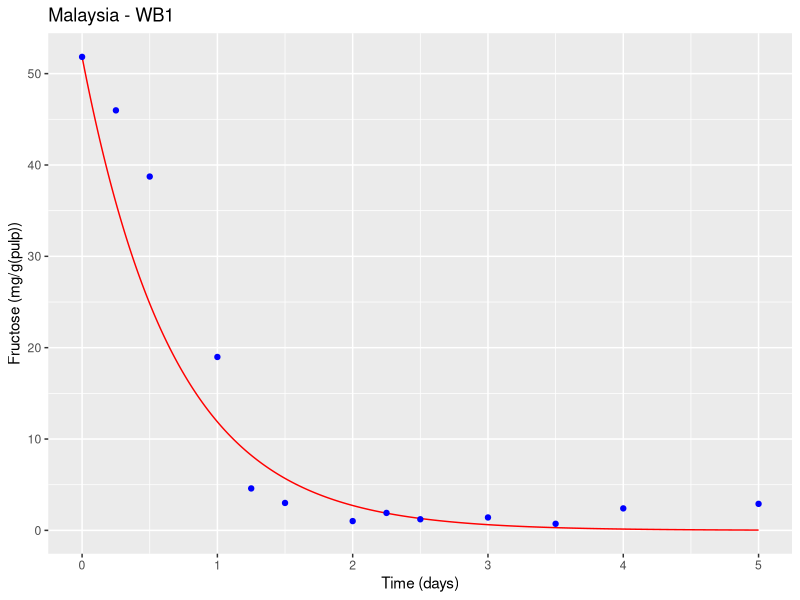
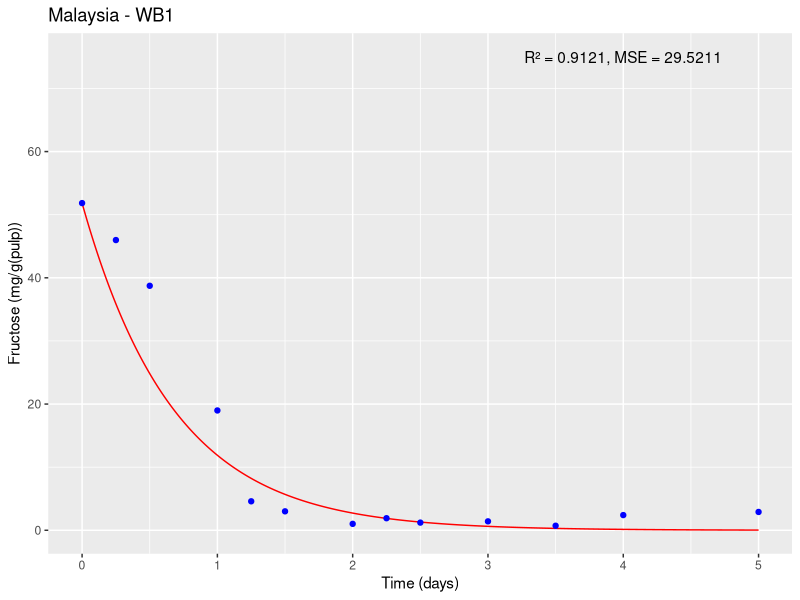
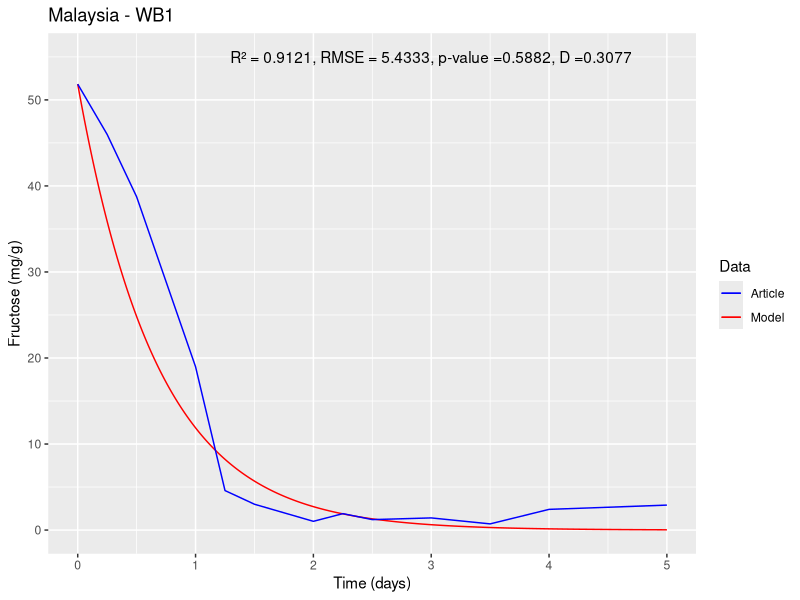

Source code (R) for these figures, in order:
#Packages#
install.packages("deSolve")
install.packages("ggplot2")
#Libraries#
library(deSolve)
library(ggplot2)

state1<-c(y=51.835) #Initial state#
times1<-seq(0,5,1/10000) #5 days with 10000 intervals per day#
parameters1<-c(Y1=189.45,Y2=85.456) #Parameter values#
#Papalexandratou et al., 2013 Malaysia <- Malaysia - WB1#
#doi:10.1016/j.fm.2013.02.015#
#Malaysia - WB1#

#(i). DATA TO FEED THE FRUCTOSE MODEL#

#nu1#
U<- 0.4839
f<- 51.835
K<-0.6650
L<-0.0029113
U1 <- (U*f/f+K*L)*L
U1
#nu2#
U2<- 0.4593
f2<- 51.835
K2<-0.6096
BAL2<-0.0006775

U2 <- (U2*f2/f2+K2*BAL2)*BAL2
U2

#Differential equation#
ODE1<-function(times,state,parameters){ 
  y<-state[1] #inital state
  Y1<-parameters[1] #parameter 1
  Y2<-parameters[2] #parameter 2
  dy<--(Y1*U1/0.2)*y-(Y2*U2/0.2)*y #equation 
  res<-dy
  list(res)
}


#number solution#
solution1<-lsoda(state1, times1, ODE1, parameters1)

#(ii). EXPERIMENTAL DATA OF ARTICLE#

ts = c(0,6/24,12/24,24/24,30/24,36/24,48/24,54/24,60/24,72/24,84/24,96/24,120/24)
fru<-c(51.835,45.98,38.734,18.983,4.591,3.002,1.017,1.911,1.216,1.414,0.72,2.407,2.903)

#Graph#

df <- data.frame(time = solution1[,1], fructose = solution1[,2])
d<-ggplot() +
  geom_line(data = df, aes(x = time, y = fructose), color = "red") +
  geom_point(data = data.frame(time = ts, fructose = fru), aes(x = time, y = fructose), color = "blue") +
  xlab("Time (days)") + ylab("Fructose (mg/g(pulp))") +
  ggtitle("Malaysia - WB1")
plot(d)


#Statistical validation#

#To statistically validate the mathematical model, various analysis tools can be used,
#but one of the most common is to compare the model results with experimental data and evaluate the quality of the fit.
#In this case, one can use the coefficient of determination (R²), the mean squared error (MSE), and the root mean square error (RMSE) as fitting measures#

#To calculate R², MSE, and RMSE, one can compare the values predicted by the model with
#the experimental data. First, extract the values predicted by the model at the same points 
#where the experimental measurements were taken, 
#using the approx() function in R:

pred <- approx(solution1[,1], solution1[,2], ts)$y

#Then, R², MSE, and RMSE can be calculated using the following formulas:
SSE <- sum((fru - pred)^2)
SST <- sum((fru - mean(fru))^2)
R2 <- 1 - SSE/SST
MSE <- SSE/length(fru)
RMSE <- sqrt(MSE)

#Where SSE is the sum of squared errors,
#SST is the total sum of squares,
#R² is the coefficient of determination, MSE is the mean squared error and RMSE is the root mean square error.

cat("R² = ", round(R2, 4), "\n")
cat("MSE = ", round(MSE, 4), "\n")
cat("RMSE = ", round(RMSE, 4), "\n")

#R² measures the proportion of total variation in the experimental data
#that is explained by the model. A value of R² close to 1 indicates a good fit of the model to the experimental data

#MSE measures the average of squared errors between experimental values
#and the values predicted by the model. A low MSE value indicates good predictive capability of the model.

#The root mean square error (RMSE) was determined, which quantifies the magnitude of deviation of simulated values from observed values.

d <- ggplot() +
  geom_line(data = df, aes(x = time, y = fructose), color = "red") +
  geom_point(data = data.frame(time = ts, fructose = fru), aes(x = time, y = fructose), color = "blue") +
  xlab("Time (days)") + ylab("Fructose (mg/g(pulp))") +
  ggtitle("Malaysia - WB1") +
  annotate("text", x = 4, y = 75, label = paste0("R² = ", round(R2, 4), ", MSE = ", round(MSE, 4)))

plot(d)

#Two-sample Kolmogorov–Smirnov test - KS#
#Ho: The simulation results follow the same distribution of experimental data#
#Ha: The simulation results do not follow the same distribution of experimental data#
#Hypothesis test with an alpha of 0.05#
#to determine if there is a significant difference between the data and the exponential distribution#
#Hypothesis test
alpha <- 0.05

# Perform Kolmogorov-Smirnov test
ks_test <- ks.test(fru, pred)
ks_test

# Results Kolmogorov-Smirnov test
cat("Kolmogorov-Smirnov test:", "\n")
cat("Test statistic:", round(ks_test$statistic, 4), "\n")
cat("p-value:", round(ks_test$p.value, 4), "\n")

if (ks_test$p.value < alpha) {
  cat("The simulation results do not follow the same distribution of experimental data.\n")
} else {
  cat("The simulation results follow the same distribution of experimental data.\n")
}


#Final plot#
p_value <- round(ks_test$p.value, 4)
D <- round(ks_test$statistic, 4)

# First, define the colors we want to use for each element:
colors <- c(Model = "red", Article = "blue")

# Then the script is modified to assign a name to each geom and set the color scale manually
d <- ggplot() +
  geom_line(data = df, aes(x = time, y = fructose, color = "Model"), show.legend = TRUE) +
  geom_line(data = data.frame(time = ts, fructose = fru), aes(x = time, y = fructose, color = "Article"), show.legend = TRUE) +
  xlab("Time (days)") + ylab("Fructose (mg/g)") +
  ggtitle("Malaysia - WB1") +
  annotate("text", x = 3, y = 55, label = paste0("R² = ", round(R2, 4), ", RMSE = ", round(RMSE, 4), ", p-value =", round(p_value, 4), ", D =", round(D, 4))) +
  labs(color = "Data") +  # Change the title of the legend
  scale_color_manual(values = colors) +
  scale_x_continuous(limits = c(0, 5), breaks = seq(0, 5, 1)) +  # x-axis boundaries and intervals between marks
  scale_y_continuous(limits = c(0, 55), breaks = seq(0, 55, 10))   # y-axis boundaries and intervals between marks

#PLOT#
print(d)
